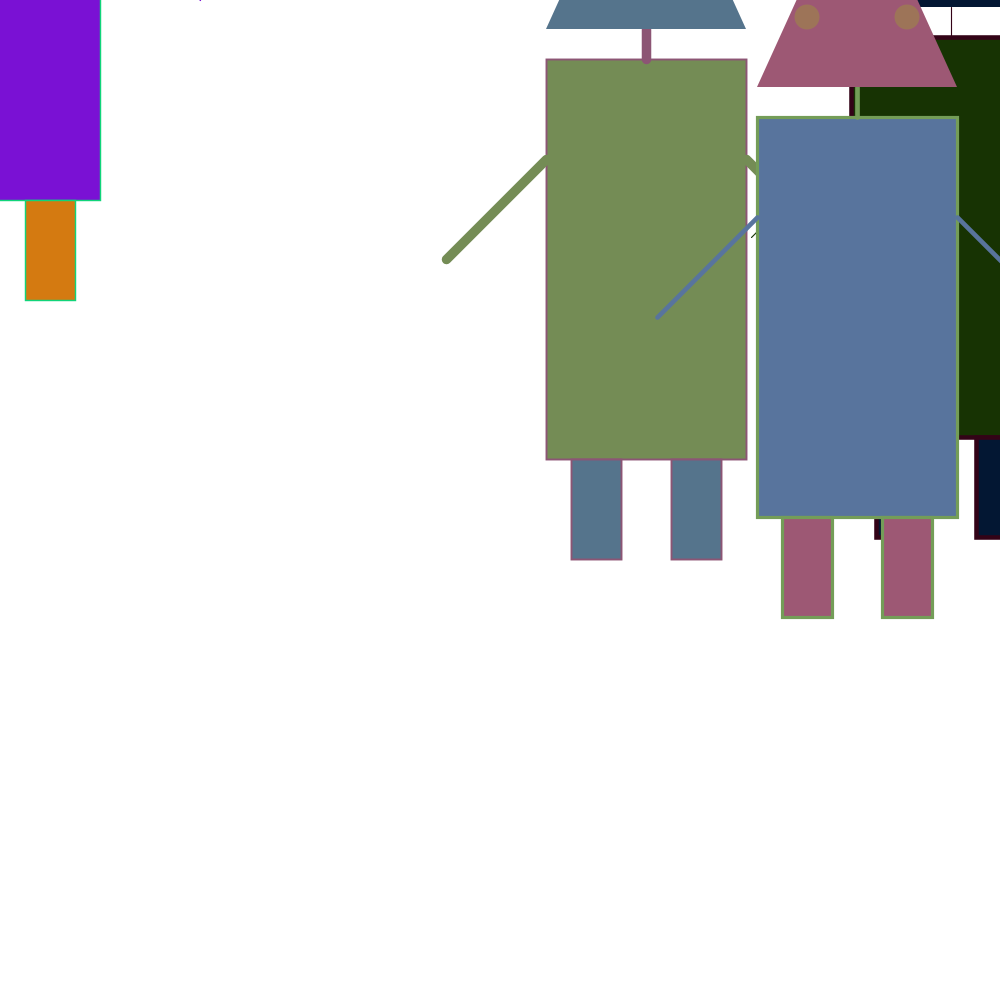
Frame 1 (no input)
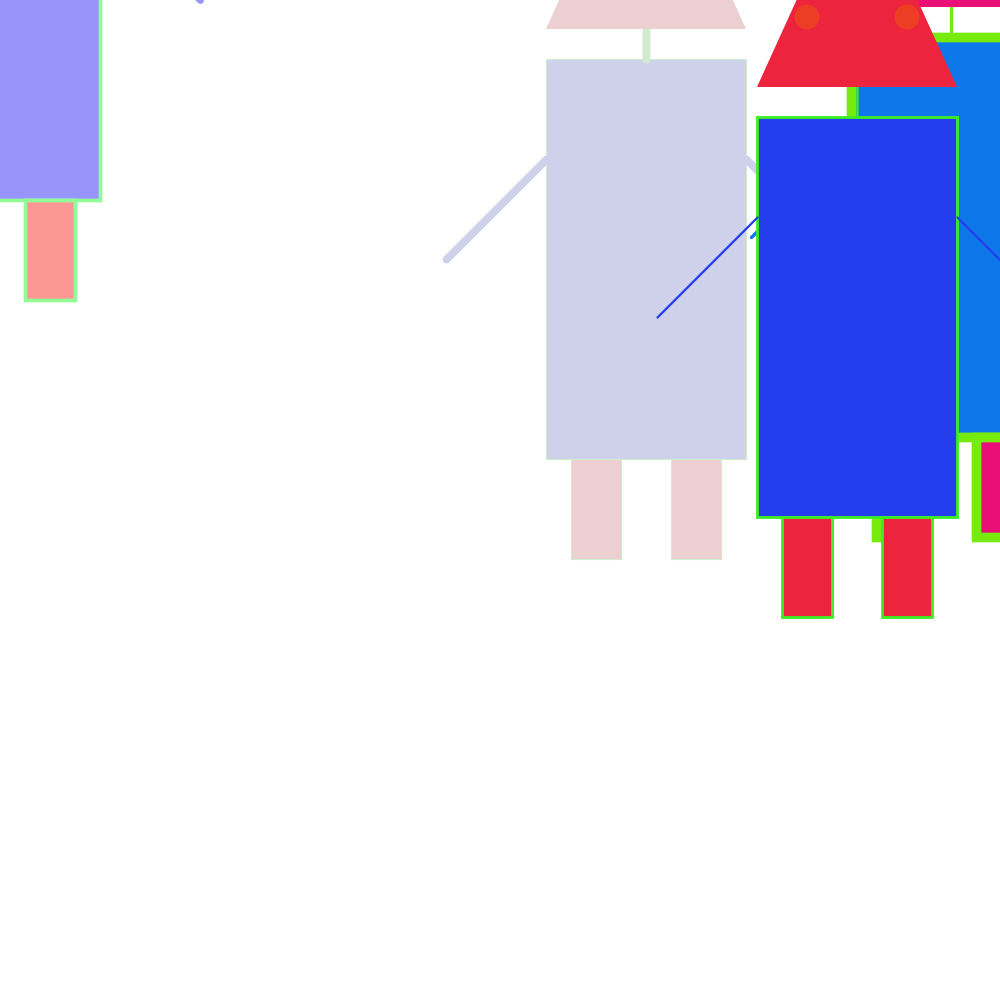
Frame 60 (the mouse pressed at the canvas centre just before this capture)
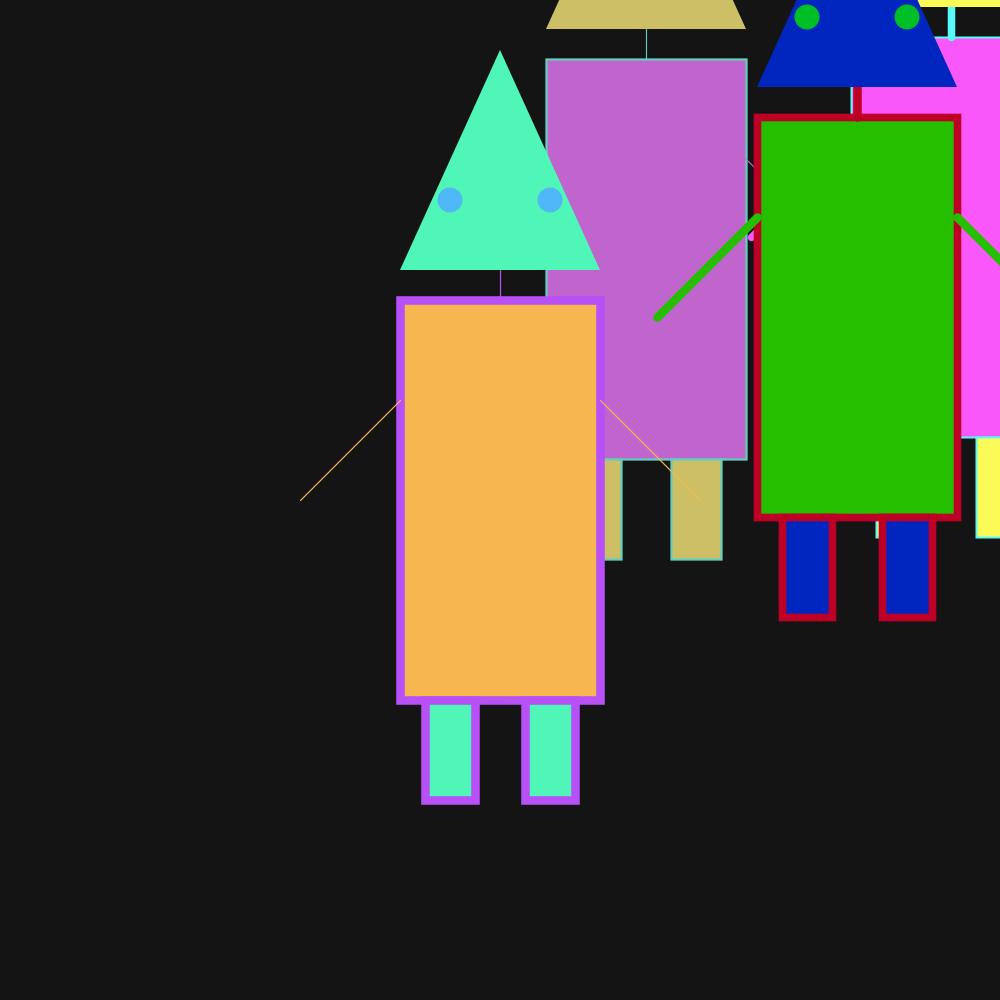
Frame 120 (the mouse held since frame 60 and released just before this capture)

The Processing sketch that drew these frames (run headless with seeded random() and noise(); from frame 60 on, the mouse is pressed at the canvas centre):

// Processing sketch: CStuy1
// ── CStuy1.pde
//CSTUY - DAY ONE
//NOTES BY JASON KIM

//NOTES: PROCESSING WINDOW, SHAPES & COLORS

/*
 size(800,700);
 //establishes screen size
 
 background(255);
 //colors in the background
 //covers EVERYTHING
 
 ellipse(width/2,height/2,100,50);
 //width and height are established variables after the use of the size command
 //ellipse expands from the center
 
 rect(width/2,height/2,200,100);
 //rect expands from the top left corner
 
 line(0,0,0,10,10,10);
 //creates a line using points (0,0,0) and (10,10,10)
 //can use line(x,y,x2,y2) to make a 2d line
 
 triangle(0,0,10,10,10,20);
 //creates a triangle using points (0,0), (10,10) and (10,20)
 
 quad(0,0,10,10,0,10,10,0);
 //creates a quadrilateral using points (0,0), (10,10), (0,10) and (10,0)
 
 arc(0,0,10,0,radians(0),radians(180);
 //creates an arc from (0,0) to (10,0) starting from 0 to pi
 
 fill(255,0,0,100);
 //tells you the color of the colors on the inside
 //4th parameter is optional (transparency)
 //affects all future shapes until changed again
 
 noStroke();
 //takes away the border
 //affects all future shapes until changed again
 
 stroke(0,0,255);
 //colors the border
 //affects all future shapes until changed again
 
 strokeWeight(10);
 //changes the border weight
*/



//NOTES: JAVA SYNTAX

/*
 Data Types:
 -int
 -float
 
 Variables:
 -variables within a function are called local variables
 -local variables can only be accessed and altered within the function
 -variables outside functions are called global variables
 -any function can alter and use global variables
 
 Instantiation and Initialization:
 -int num;
 -this is instantiation, we have now declared a variable named num, that will hold an int
 -num = 20;
 -this is initialization, we have given num a value
 
 Operations:
 -we use +,-,/,*,%
 -to change a variable, we muust do something like this:
 -int num = 20;
 -num = num+20;
 -if we just want to use a variation of num, we can do something like this:
 -int num = 20;
 -rect(0,num+20,40,40);
 
 Semicolon:
 -statements are separated by semicolons
 
 Function:
 -there are 3 main parts
   -return type
     -int,float,etc.
     -void means it returns nothing
   -function name
   -parameters
     -parameters are important for allowing you to input data for the function to use and manipulate
 -example: int add (int one, int two) { return one + two; }
 
 Conditionals:
 -if(condition) { body; }
 -else if(condition for when previous if or else if fails) { body; }
 -else { body ran if all previous conditions fail; }
 
 Typecasting:
 -allows you to change from one data type to another
 -example: (int)25.38 -> 25
*/



//NOTES: PROCESSING

/*
 setup() { body; }
 -runs the body once when the program is initially ran
 
 draw() { body; }
 -this function is repeatedly called and loops after setup
 
 mousePressed() { body; }
 -runs body when mouse is pressed
 
 random(0,255);
 -gives a random float between 0 and 255
 
 mouseX, mouseY
 -these are variables that will give you the current x and y coor of the mouse
*/



//DEMO - STICK FIGURE

/*
 int x = 500;
 int y = 550;
 
 size(1000,1000);
 
 fill(75,0,47);
 stroke(0,200,17);
 rect(x-100,y-200, 200,400);
 //Body
 
 fill(0,57,1);
 rect(x-75,y+200,50,100);
 rect(x+25,y+200,50,100);
 //Legs
 
 stroke(255,0,150);
 strokeWeight(20);
 line(x-100,y-100, x-200,y);
 line(x+100,y-100, x+200,y); 
 //Arms
 
 stroke(0,0,0);
 line(x,y-200,x,y-230);
 //Neck
 
 noStroke();
 triangle(x-100,y-230,x+100,y-230,x,y-450);
 fill(255,0,0);
 ellipse(x-50,y-300,25,25);
 ellipse(x+50,y-300,25,25);
 //Head
*/



//FUNCTIONS & USING PROCESSING 
//This is ran when the play button is pressed

float x;
float y;

int x1;
int y1;
int x2;
int y2;
int x3;
int y3;

int c11;
int c12;
int c13;
int c21;
int c22;
int c23;
int c31;
int c32;
int c33;

int tick;
int back;

void setup() {
  size(1000, 1000);
  back =255;
  background(back);
  x = 500;
  y = 550;
  tick = 0;
  x1 = (int)random(0, 1000);
  y1 = (int)random(0, 1000);
  x2 = (int)random(0, 1000);
  y2 = (int)random(0, 1000);
  x3 = (int)random(0, 1000);
  y3 = (int)random(0, 1000);
}

void draw() {
  if (tick%10 == 0) {
    c11 = (int)random(0, 255);
    c12 = (int)random(0, 255);
    c13 = (int)random(0, 255);
    c21 = (int)random(0, 255);
    c22 = (int)random(0, 255);
    c23 = (int)random(0, 255);
    c31 = (int)random(0, 255);
    c32 = (int)random(0, 255);
    c33 = (int)random(0, 255);
  }
  background(back);
  makeFigure(x1, y1, c11, c12, c13);
  makeFigure(x2, y2, c21, c22, c23);
  makeFigure(x3, y3, c31, c32, c33);
  makeFigure(mouseX, mouseY, (int)random(0, 255), (int)random(0, 255), (int)random(0, 255) );
  tick++;
}

void makeFigure(int coorX, int coorY, int color1, int color2, int color3) {
  x = coorX;
  y = coorY;

  strokeWeight(random(1, 10));
  fill(color1, color2, color3);
  stroke(color2, color3, color1);
  rect(x-100, y-200, 200, 400);
  //Body

  fill(color3, color1, color2);
  rect(x-75, y+200, 50, 100);
  rect(x+25, y+200, 50, 100);
  //Legs

  stroke(color1, color2, color3);
  strokeWeight(random(1, 10));
  line(x-100, y-100, x-200, y);
  line(x+100, y-100, x+200, y); 
  //Arms

  stroke(color2, color3, color1);
  line(x, y-200, x, y-230);
  //Neck

  noStroke();
  triangle(x-100, y-230, x+100, y-230, x, y-450);
  fill(color3, color2, color1);
  ellipse(x-50, y-300, 25, 25);
  ellipse(x+50, y-300, 25, 25);
  //Head
}

void mousePressed() {
  back = (int)random(0, 255);
}
